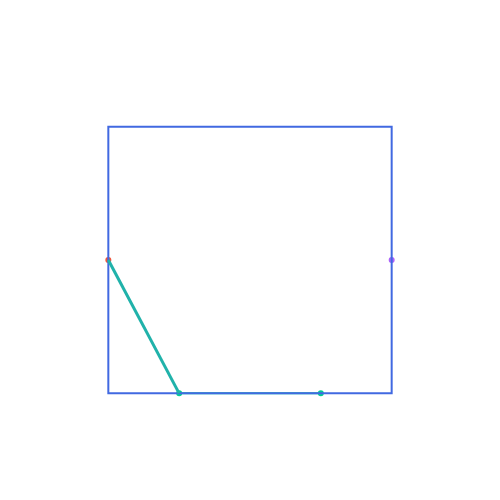

Write notebook code for a chart like this one.
### Markdown cell above
### Graphic

### Code cell
show_graphic(sqr, size=10, figsize=(500,500))

### Figure 1 — Plotly figure (JSON) as saved in the notebook; plotly's stock layout.template omitted (floating-point values rounded to 4 significant figures)
{"data": [{"mode": "lines+markers+text", "type": "scatter", "x": [], "y": []}, {"mode": "lines+markers+text", "type": "scatter", "x": [-10], "y": [0]}, {"mode": "lines+markers+text", "type": "scatter", "x": [-5, 5], "y": [-10, -10]}, {"mode": "lines+markers+text", "type": "scatter", "x": [10], "y": [0]}], "layout": {"height": 500, "plot_bgcolor": "white", "shapes": [{"line": {"color": "RoyalBlue"}, "type": "rect", "x0": 10, "x1": -10, "y0": 10, "y1": -10}, {"line": {"color": "LightSeaGreen", "width": 3}, "type": "line", "x0": -10, "x1": -5, "y0": 0, "y1": -10}], "showlegend": false, "width": 500, "xaxis": {"range": [-12, 12], "showgrid": false, "showticklabels": false, "zeroline": false}, "yaxis": {"range": [-12, 12], "showgrid": false, "showticklabels": false, "zeroline": false}}}
